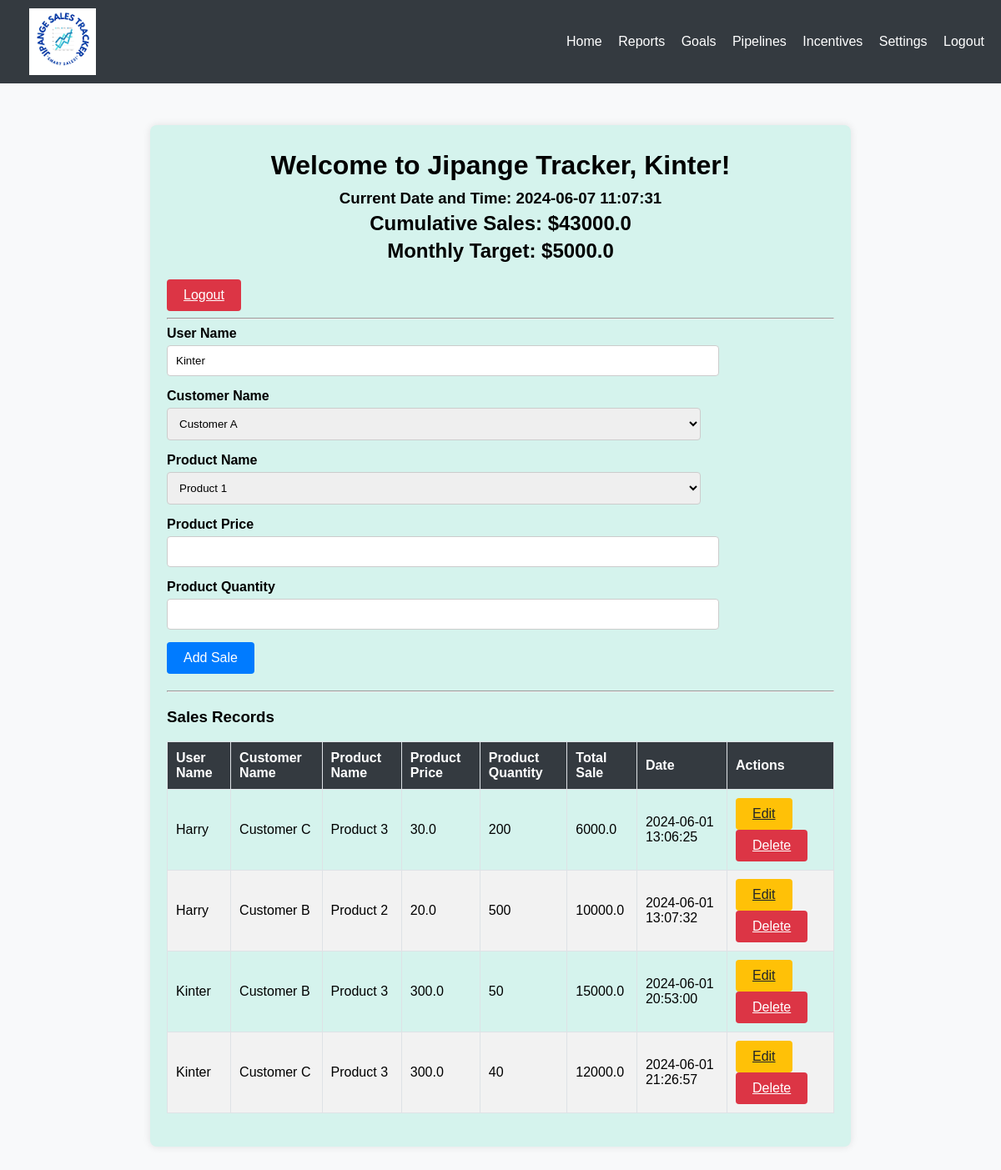
Page / (signed in) on the earlier database version.
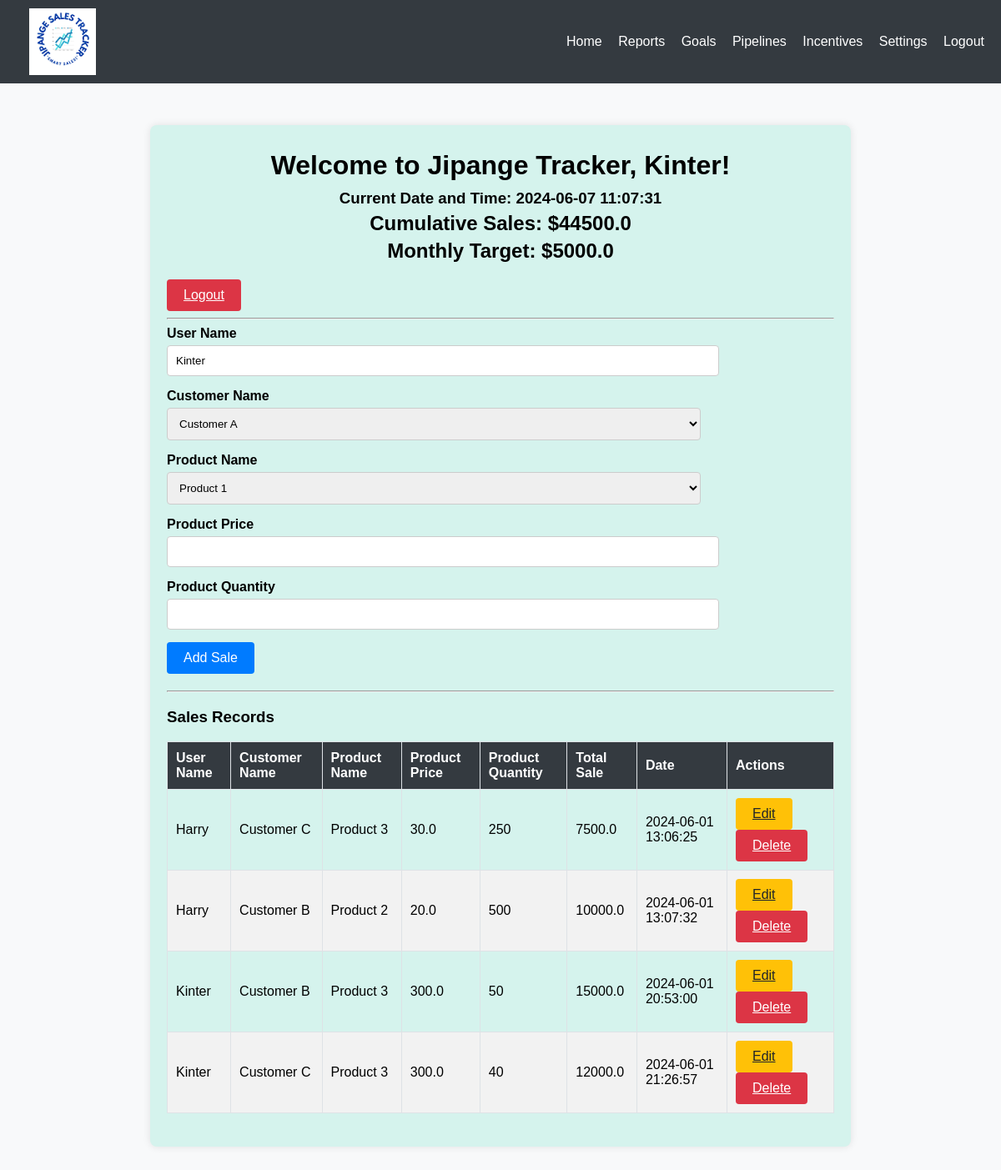
Same page on the later database version.
### app.py (models this page shows, shortened)
class User(db.Model, UserMixin):
    id = db.Column(db.Integer, primary_key=True)
    username = db.Column(db.String(80), unique=True, nullable=False)
    password = db.Column(db.String(120), nullable=False)

class Sale(db.Model):
    id = db.Column(db.Integer, primary_key=True)
    user_name = db.Column(db.String(80), nullable=False)
    customer_name = db.Column(db.String(80), nullable=False)
    product_name = db.Column(db.String(80), nullable=False)
    product_price = db.Column(db.Float, nullable=False)
    product_quantity = db.Column(db.Integer, nullable=False)
    total_sale = db.Column(db.Float, nullable=False)
    date = db.Column(db.DateTime, default=datetime.utcnow)

### app.py (the view)
@app.route('/')
@login_required
def index():
    sales = Sale.query.all()
    cumulative_sales = sum(sale.total_sale for sale in sales)
    monthly_target = 5000.0
    customers = ['Customer A', 'Customer B', 'Customer C']
    products = [
        {'name': 'Product 1', 'price': 100},
        {'name': 'Product 2', 'price': 200},
        {'name': 'Product 3', 'price': 300}
    ]
    return render_template('index.html', sales=sales, cumulative_sales=cumulative_sales, monthly_target=monthly_target, customers=customers, products=products, datetime=datetime)

### app.py (called while the page is built)
@login_manager.user_loader
def load_user(user_id):
    return User.query.get(int(user_id))

### templates/index.html (shortened to what this page needs)
<!DOCTYPE html>
<html lang="en">
<head>
    <link rel="stylesheet" href="{{ url_for('static', filename='styles.css') }}">
</head>
<body>
    <nav class="navbar">
        <a class="navbar-brand" href="#"><img src="{{ url_for('static', filename='logo.png') }}" alt="Logo" class="logo"></a>
        <div class="navbar-links">
            <a href="/">Home</a>
            <a href="#">Reports</a>
            <a href="#">Goals</a>
            <a href="#">Pipelines</a>
            <a href="#">Incentives</a>
            <a href="#">Settings</a>
            <a href="/logout">Logout</a>
        </div>
    </nav>
    <div class="container">
        <header>
            <h1>Welcome to Jipange Tracker, {{ current_user.username }}!</h1>
            <h3>Current Date and Time: {{ datetime.utcnow().strftime('%Y-%m-%d %H:%M:%S') }}</h3>
            <h2>Cumulative Sales: ${{ cumulative_sales }}</h2>
            <h2>Monthly Target: ${{ monthly_target }}</h2>
        </header>
        <a href="{{ url_for('logout') }}" class="btn btn-danger">Logout</a>
        <hr>
        <form method="POST" action="{{ url_for('add_sale') }}">
            <div class="form-group">
                <label for="userName">User Name</label>
                <input type="text" class="form-control" id="userName" name="userName" value="{{ current_user.username }}" readonly>
            </div>
            <div class="form-group">
                <label for="customerName">Customer Name</label>
                <select class="form-control" id="customerName" name="customerName" required>
                    {% for customer in customers %}
                    <option value="{{ customer }}">{{ customer }}</option>
                    {% endfor %}
                </select>
            </div>
            <div class="form-group">
                <label for="productName">Product Name</label>
                <select class="form-control" id="productName" name="productName" required>
                    {% for product in products %}
                    <option value="{{ product.name }}" data-price="{{ product.price }}">{{ product.name }}</option>
                    {% endfor %}
                </select>
            </div>
            <div class="form-group">
                <label for="productPrice">Product Price</label>
                <input type="number" class="form-control" id="productPrice" name="productPrice" step="0.01" required readonly>
            </div>
            <div class="form-group">
                <label for="productQuantity">Product Quantity</label>
                <input type="number" class="form-control" id="productQuantity" name="productQuantity" required>
            </div>
            <button type="submit" class="btn btn-primary">Add Sale</button>
        </form>
        <hr>
        <h3>Sales Records</h3>
        <table class="table">
            <thead>
                <tr>
                    <th>User Name</th>
                    <th>Customer Name</th>
                    <th>Product Name</th>
                    <th>Product Price</th>
                    <th>Product Quantity</th>
                    <th>Total Sale</th>
                    <th>Date</th>
                    <th>Actions</th>
                </tr>
            </thead>
            <tbody>
                {% for sale in sales %}
                <tr>
                    <td>{{ sale.user_name }}</td>
                    <td>{{ sale.customer_name }}</td>
                    <td>{{ sale.product_name }}</td>
                    <td>{{ sale.product_price }}</td>
                    <td>{{ sale.product_quantity }}</td>
                    <td>{{ sale.total_sale }}</td>
                    <td>{{ sale.date.strftime('%Y-%m-%d %H:%M:%S') }}</td>
                    <td>
                        <a href="{{ url_for('edit_sale', id=sale.id) }}" class="btn btn-warning btn-sm">Edit</a>
                        <a href="{{ url_for('delete_sale', id=sale.id) }}" class="btn btn-danger btn-sm">Delete</a>
                    </td>
                </tr>
                {% endfor %}
            </tbody>
        </table>
    </div>
</body>
</html>

### static/styles.css (style rules this page uses)
body { font-family: Arial, sans-serif; background-color: #f8f9fa; margin: 0; padding: 0; }
.container { max-width: 800px; margin: 50px auto; padding: 20px; background-color: rgb(213, 243, 237); box-shadow: 0 0 10px rgba(0, 0, 0, 0.1); border-radius: 8px; }
.navbar { display: flex; justify-content: space-between; align-items: center; background-color: #343a40; padding: 10px 20px; color: #fff; }
.navbar a { color: #fff; text-decoration: none; margin-left: 15px; }
.navbar-brand { display: flex; align-items: center; }
.navbar-brand .logo { height: 80px; margin-right: 10px; }
header { text-align: center; margin-bottom: 20px; }
header h1 { margin: 10px 0; }
header h2, header h3 { margin: 5px 0; }
form { margin-bottom: 20px; }
.form-group { margin-bottom: 15px; }
.form-group label { display: block; margin-bottom: 5px; font-weight: bold; }
.form-control { width: 80%; padding: 10px; border: 1px solid #ccc; border-radius: 4px; }
.btn { display: inline-block; padding: 10px 20px; font-size: 1rem; border: none; border-radius: 4px; cursor: pointer; text-align: center; }
.btn-primary { background-color: #007bff; color: #fff; }
.btn-danger { background-color: #dc3545; color: #fff; }
.btn-warning { background-color: #ffc107; color: #212529; }
table { width: 100%; border-collapse: collapse; margin-bottom: 20px; }
table th, table td { padding: 10px; border: 1px solid #dee2e6; text-align: left; }
table th { background-color: #343a40; color: #fff; }
table tr:nth-child(even) { background-color: #f2f2f2; }

Differences in the rows shown:
changed Sale (number 1 of 4 on the later page): product_quantity "200" → "250"; total_sale "6000.0" → "7500.0"
Other differences:
{{ cumulative_sales }}: "43000.0" → "44500.0"
